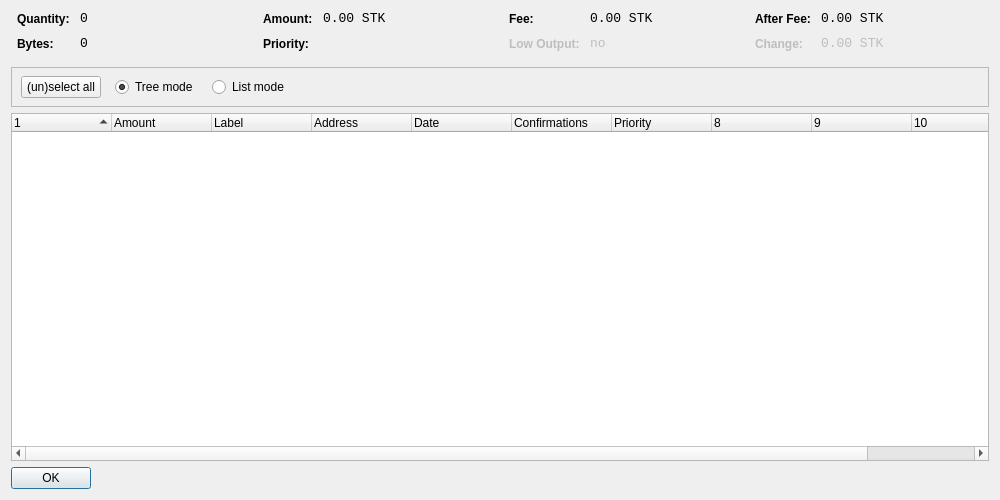
<?xml version="1.0" encoding="UTF-8"?>
<ui version="4.0">
 <class>CoinControlDialog</class>
 <widget class="QDialog" name="CoinControlDialog">
  <property name="geometry">
   <rect>
    <x>0</x>
    <y>0</y>
    <width>1000</width>
    <height>500</height>
   </rect>
  </property>
  <property name="windowTitle">
   <string>Coin Control</string>
  </property>
  <layout class="QVBoxLayout" name="verticalLayout">
   <item>
    <layout class="QHBoxLayout" name="horizontalLayoutTop" stretch="0,0,0,0">
     <property name="topMargin">
      <number>0</number>
     </property>
     <property name="bottomMargin">
      <number>10</number>
     </property>
     <item>
      <layout class="QFormLayout" name="formLayoutCoinControl1">
       <property name="horizontalSpacing">
        <number>10</number>
       </property>
       <property name="verticalSpacing">
        <number>10</number>
       </property>
       <property name="leftMargin">
        <number>6</number>
       </property>
       <property name="rightMargin">
        <number>6</number>
       </property>
       <item row="0" column="0">
        <widget class="QLabel" name="labelCoinControlQuantityText">
         <property name="styleSheet">
          <string notr="true">font-weight:bold;</string>
         </property>
         <property name="text">
          <string>Quantity:</string>
         </property>
        </widget>
       </item>
       <item row="0" column="1">
        <widget class="QLabel" name="labelCoinControlQuantity">
         <property name="font">
          <font>
           <family>Monospace</family>
           <pointsize>10</pointsize>
          </font>
         </property>
         <property name="cursor">
          <cursorShape>IBeamCursor</cursorShape>
         </property>
         <property name="contextMenuPolicy">
          <enum>Qt::ActionsContextMenu</enum>
         </property>
         <property name="text">
          <string notr="true">0</string>
         </property>
         <property name="textInteractionFlags">
          <set>Qt::LinksAccessibleByMouse|Qt::TextSelectableByKeyboard|Qt::TextSelectableByMouse</set>
         </property>
        </widget>
       </item>
       <item row="1" column="0">
        <widget class="QLabel" name="labelCoinControlBytesText">
         <property name="styleSheet">
          <string notr="true">font-weight:bold;</string>
         </property>
         <property name="text">
          <string>Bytes:</string>
         </property>
        </widget>
       </item>
       <item row="1" column="1">
        <widget class="QLabel" name="labelCoinControlBytes">
         <property name="font">
          <font>
           <family>Monospace</family>
           <pointsize>10</pointsize>
          </font>
         </property>
         <property name="cursor">
          <cursorShape>IBeamCursor</cursorShape>
         </property>
         <property name="contextMenuPolicy">
          <enum>Qt::ActionsContextMenu</enum>
         </property>
         <property name="text">
          <string notr="true">0</string>
         </property>
         <property name="textInteractionFlags">
          <set>Qt::LinksAccessibleByMouse|Qt::TextSelectableByKeyboard|Qt::TextSelectableByMouse</set>
         </property>
        </widget>
       </item>
      </layout>
     </item>
     <item>
      <layout class="QFormLayout" name="formLayoutCoinControl2">
       <property name="horizontalSpacing">
        <number>10</number>
       </property>
       <property name="verticalSpacing">
        <number>10</number>
       </property>
       <property name="leftMargin">
        <number>6</number>
       </property>
       <property name="rightMargin">
        <number>6</number>
       </property>
       <item row="0" column="0">
        <widget class="QLabel" name="labelCoinControlAmountText">
         <property name="styleSheet">
          <string notr="true">font-weight:bold;</string>
         </property>
         <property name="text">
          <string>Amount:</string>
         </property>
        </widget>
       </item>
       <item row="0" column="1">
        <widget class="QLabel" name="labelCoinControlAmount">
         <property name="font">
          <font>
           <family>Monospace</family>
           <pointsize>10</pointsize>
          </font>
         </property>
         <property name="cursor">
          <cursorShape>IBeamCursor</cursorShape>
         </property>
         <property name="contextMenuPolicy">
          <enum>Qt::ActionsContextMenu</enum>
         </property>
         <property name="text">
          <string notr="true">0.00 STK</string>
         </property>
         <property name="textInteractionFlags">
          <set>Qt::LinksAccessibleByMouse|Qt::TextSelectableByKeyboard|Qt::TextSelectableByMouse</set>
         </property>
        </widget>
       </item>
       <item row="1" column="0">
        <widget class="QLabel" name="labelCoinControlPriorityText">
         <property name="styleSheet">
          <string notr="true">font-weight:bold;</string>
         </property>
         <property name="text">
          <string>Priority:</string>
         </property>
        </widget>
       </item>
       <item row="1" column="1">
        <widget class="QLabel" name="labelCoinControlPriority">
         <property name="font">
          <font>
           <family>Monospace</family>
           <pointsize>10</pointsize>
          </font>
         </property>
         <property name="cursor">
          <cursorShape>IBeamCursor</cursorShape>
         </property>
         <property name="contextMenuPolicy">
          <enum>Qt::ActionsContextMenu</enum>
         </property>
         <property name="text">
          <string/>
         </property>
         <property name="textInteractionFlags">
          <set>Qt::LinksAccessibleByMouse|Qt::TextSelectableByKeyboard|Qt::TextSelectableByMouse</set>
         </property>
        </widget>
       </item>
      </layout>
     </item>
     <item>
      <layout class="QFormLayout" name="formLayoutCoinControl3">
       <property name="horizontalSpacing">
        <number>10</number>
       </property>
       <property name="verticalSpacing">
        <number>10</number>
       </property>
       <property name="leftMargin">
        <number>6</number>
       </property>
       <property name="rightMargin">
        <number>6</number>
       </property>
       <item row="0" column="0">
        <widget class="QLabel" name="labelCoinControlFeeText">
         <property name="styleSheet">
          <string notr="true">font-weight:bold;</string>
         </property>
         <property name="text">
          <string>Fee:</string>
         </property>
        </widget>
       </item>
       <item row="0" column="1">
        <widget class="QLabel" name="labelCoinControlFee">
         <property name="font">
          <font>
           <family>Monospace</family>
           <pointsize>10</pointsize>
          </font>
         </property>
         <property name="cursor">
          <cursorShape>IBeamCursor</cursorShape>
         </property>
         <property name="contextMenuPolicy">
          <enum>Qt::ActionsContextMenu</enum>
         </property>
         <property name="text">
          <string notr="true">0.00 STK</string>
         </property>
         <property name="textInteractionFlags">
          <set>Qt::LinksAccessibleByMouse|Qt::TextSelectableByKeyboard|Qt::TextSelectableByMouse</set>
         </property>
        </widget>
       </item>
       <item row="1" column="0">
        <widget class="QLabel" name="labelCoinControlLowOutputText">
         <property name="enabled">
          <bool>false</bool>
         </property>
         <property name="styleSheet">
          <string notr="true">font-weight:bold;</string>
         </property>
         <property name="text">
          <string>Low Output:</string>
         </property>
        </widget>
       </item>
       <item row="1" column="1">
        <widget class="QLabel" name="labelCoinControlLowOutput">
         <property name="enabled">
          <bool>false</bool>
         </property>
         <property name="font">
          <font>
           <family>Monospace</family>
           <pointsize>10</pointsize>
          </font>
         </property>
         <property name="cursor">
          <cursorShape>IBeamCursor</cursorShape>
         </property>
         <property name="contextMenuPolicy">
          <enum>Qt::ActionsContextMenu</enum>
         </property>
         <property name="text">
          <string notr="true">no</string>
         </property>
         <property name="textInteractionFlags">
          <set>Qt::LinksAccessibleByMouse|Qt::TextSelectableByKeyboard|Qt::TextSelectableByMouse</set>
         </property>
        </widget>
       </item>
      </layout>
     </item>
     <item>
      <layout class="QFormLayout" name="formLayoutCoinControl4">
       <property name="horizontalSpacing">
        <number>10</number>
       </property>
       <property name="verticalSpacing">
        <number>10</number>
       </property>
       <property name="leftMargin">
        <number>6</number>
       </property>
       <property name="rightMargin">
        <number>6</number>
       </property>
       <item row="0" column="0">
        <widget class="QLabel" name="labelCoinControlAfterFeeText">
         <property name="styleSheet">
          <string notr="true">font-weight:bold;</string>
         </property>
         <property name="text">
          <string>After Fee:</string>
         </property>
        </widget>
       </item>
       <item row="0" column="1">
        <widget class="QLabel" name="labelCoinControlAfterFee">
         <property name="font">
          <font>
           <family>Monospace</family>
           <pointsize>10</pointsize>
          </font>
         </property>
         <property name="cursor">
          <cursorShape>IBeamCursor</cursorShape>
         </property>
         <property name="contextMenuPolicy">
          <enum>Qt::ActionsContextMenu</enum>
         </property>
         <property name="text">
          <string notr="true">0.00 STK</string>
         </property>
         <property name="textInteractionFlags">
          <set>Qt::LinksAccessibleByMouse|Qt::TextSelectableByKeyboard|Qt::TextSelectableByMouse</set>
         </property>
        </widget>
       </item>
       <item row="1" column="0">
        <widget class="QLabel" name="labelCoinControlChangeText">
         <property name="enabled">
          <bool>false</bool>
         </property>
         <property name="styleSheet">
          <string notr="true">font-weight:bold;</string>
         </property>
         <property name="text">
          <string>Change:</string>
         </property>
        </widget>
       </item>
       <item row="1" column="1">
        <widget class="QLabel" name="labelCoinControlChange">
         <property name="enabled">
          <bool>false</bool>
         </property>
         <property name="font">
          <font>
           <family>Monospace</family>
           <pointsize>10</pointsize>
          </font>
         </property>
         <property name="cursor">
          <cursorShape>IBeamCursor</cursorShape>
         </property>
         <property name="contextMenuPolicy">
          <enum>Qt::ActionsContextMenu</enum>
         </property>
         <property name="text">
          <string notr="true">0.00 STK</string>
         </property>
         <property name="textInteractionFlags">
          <set>Qt::LinksAccessibleByMouse|Qt::TextSelectableByKeyboard|Qt::TextSelectableByMouse</set>
         </property>
        </widget>
       </item>
      </layout>
     </item>
    </layout>
   </item>
   <item>
    <widget class="QFrame" name="frame">
     <property name="minimumSize">
      <size>
       <width>0</width>
       <height>40</height>
      </size>
     </property>
     <property name="frameShape">
      <enum>QFrame::StyledPanel</enum>
     </property>
     <property name="frameShadow">
      <enum>QFrame::Sunken</enum>
     </property>
     <widget class="QWidget" name="horizontalLayoutWidget">
      <property name="geometry">
       <rect>
        <x>10</x>
        <y>0</y>
        <width>781</width>
        <height>41</height>
       </rect>
      </property>
      <layout class="QHBoxLayout" name="horizontalLayoutPanel" stretch="0,0,0,0,0">
       <property name="spacing">
        <number>14</number>
       </property>
       <item>
        <widget class="QPushButton" name="pushButtonSelectAll">
         <property name="sizePolicy">
          <sizepolicy hsizetype="Maximum" vsizetype="Fixed">
           <horstretch>0</horstretch>
           <verstretch>0</verstretch>
          </sizepolicy>
         </property>
         <property name="text">
          <string>(un)select all</string>
         </property>
        </widget>
       </item>
       <item>
        <widget class="QRadioButton" name="radioTreeMode">
         <property name="sizePolicy">
          <sizepolicy hsizetype="Maximum" vsizetype="Fixed">
           <horstretch>0</horstretch>
           <verstretch>0</verstretch>
          </sizepolicy>
         </property>
         <property name="text">
          <string>Tree mode</string>
         </property>
         <property name="checked">
          <bool>true</bool>
         </property>
        </widget>
       </item>
       <item>
        <widget class="QRadioButton" name="radioListMode">
         <property name="sizePolicy">
          <sizepolicy hsizetype="Maximum" vsizetype="Fixed">
           <horstretch>0</horstretch>
           <verstretch>0</verstretch>
          </sizepolicy>
         </property>
         <property name="text">
          <string>List mode</string>
         </property>
        </widget>
       </item>
       <item>
        <spacer name="horizontalSpacer">
         <property name="orientation">
          <enum>Qt::Horizontal</enum>
         </property>
         <property name="sizeHint" stdset="0">
          <size>
           <width>40</width>
           <height>20</height>
          </size>
         </property>
        </spacer>
       </item>
      </layout>
     </widget>
    </widget>
   </item>
   <item>
    <widget class="CoinControlTreeWidget" name="treeWidget">
     <property name="contextMenuPolicy">
      <enum>Qt::CustomContextMenu</enum>
     </property>
     <property name="sortingEnabled">
      <bool>false</bool>
     </property>
     <property name="columnCount">
      <number>11</number>
     </property>
     <attribute name="headerShowSortIndicator" stdset="0">
      <bool>true</bool>
     </attribute>
     <attribute name="headerStretchLastSection">
      <bool>false</bool>
     </attribute>
     <column>
      <property name="text">
       <string/>
      </property>
     </column>
     <column>
      <property name="text">
       <string>Amount</string>
      </property>
     </column>
     <column>
      <property name="text">
       <string>Label</string>
      </property>
     </column>
     <column>
      <property name="text">
       <string>Address</string>
      </property>
     </column>
     <column>
      <property name="text">
       <string>Date</string>
      </property>
     </column>
     <column>
      <property name="text">
       <string>Confirmations</string>
      </property>
      <property name="toolTip">
       <string>Confirmed</string>
      </property>
     </column>
     <column>
      <property name="text">
       <string>Priority</string>
      </property>
     </column>
     <column>
      <property name="text">
       <string/>
      </property>
     </column>
     <column>
      <property name="text">
       <string/>
      </property>
     </column>
     <column>
      <property name="text">
       <string/>
      </property>
     </column>
     <column>
      <property name="text">
       <string/>
      </property>
     </column>
    </widget>
   </item>
   <item>
    <widget class="QDialogButtonBox" name="buttonBox">
     <property name="sizePolicy">
      <sizepolicy hsizetype="Maximum" vsizetype="Fixed">
       <horstretch>0</horstretch>
       <verstretch>0</verstretch>
      </sizepolicy>
     </property>
     <property name="orientation">
      <enum>Qt::Horizontal</enum>
     </property>
     <property name="standardButtons">
      <set>QDialogButtonBox::Ok</set>
     </property>
    </widget>
   </item>
  </layout>
 </widget>
 <customwidgets>
  <customwidget>
   <class>CoinControlTreeWidget</class>
   <extends>QTreeWidget</extends>
   <header>coincontroltreewidget.h</header>
  </customwidget>
 </customwidgets>
 <resources/>
 <connections/>
</ui>
